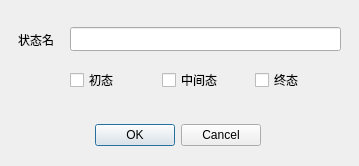
<?xml version="1.0" encoding="UTF-8"?>
<ui version="4.0">
 <class>addNodeDlg</class>
 <widget class="QDialog" name="addNodeDlg">
  <property name="geometry">
   <rect>
    <x>0</x>
    <y>0</y>
    <width>359</width>
    <height>166</height>
   </rect>
  </property>
  <property name="windowTitle">
   <string>AddNode</string>
  </property>
  <widget class="QDialogButtonBox" name="buttonBox">
   <property name="geometry">
    <rect>
     <x>70</x>
     <y>120</y>
     <width>191</width>
     <height>31</height>
    </rect>
   </property>
   <property name="orientation">
    <enum>Qt::Horizontal</enum>
   </property>
   <property name="standardButtons">
    <set>QDialogButtonBox::Cancel|QDialogButtonBox::Ok</set>
   </property>
  </widget>
  <widget class="QWidget" name="horizontalLayoutWidget_2">
   <property name="geometry">
    <rect>
     <x>70</x>
     <y>60</y>
     <width>271</width>
     <height>41</height>
    </rect>
   </property>
   <layout class="QHBoxLayout" name="horizontalLayout_2">
    <item>
     <widget class="QCheckBox" name="checkBox_initialState">
      <property name="text">
       <string>初态</string>
      </property>
     </widget>
    </item>
    <item>
     <widget class="QCheckBox" name="checkBox_middleState">
      <property name="text">
       <string>中间态</string>
      </property>
     </widget>
    </item>
    <item>
     <widget class="QCheckBox" name="checkBox_finalState">
      <property name="text">
       <string>终态</string>
      </property>
     </widget>
    </item>
   </layout>
  </widget>
  <widget class="QLineEdit" name="lineEdit_name">
   <property name="geometry">
    <rect>
     <x>70</x>
     <y>27</y>
     <width>271</width>
     <height>24</height>
    </rect>
   </property>
  </widget>
  <widget class="QLabel" name="label">
   <property name="geometry">
    <rect>
     <x>18</x>
     <y>20</y>
     <width>45</width>
     <height>39</height>
    </rect>
   </property>
   <property name="text">
    <string>状态名</string>
   </property>
  </widget>
 </widget>
 <resources/>
 <connections>
  <connection>
   <sender>buttonBox</sender>
   <signal>accepted()</signal>
   <receiver>addNodeDlg</receiver>
   <slot>accept()</slot>
   <hints>
    <hint type="sourcelabel">
     <x>248</x>
     <y>254</y>
    </hint>
    <hint type="destinationlabel">
     <x>157</x>
     <y>274</y>
    </hint>
   </hints>
  </connection>
  <connection>
   <sender>buttonBox</sender>
   <signal>rejected()</signal>
   <receiver>addNodeDlg</receiver>
   <slot>reject()</slot>
   <hints>
    <hint type="sourcelabel">
     <x>316</x>
     <y>260</y>
    </hint>
    <hint type="destinationlabel">
     <x>286</x>
     <y>274</y>
    </hint>
   </hints>
  </connection>
 </connections>
</ui>
